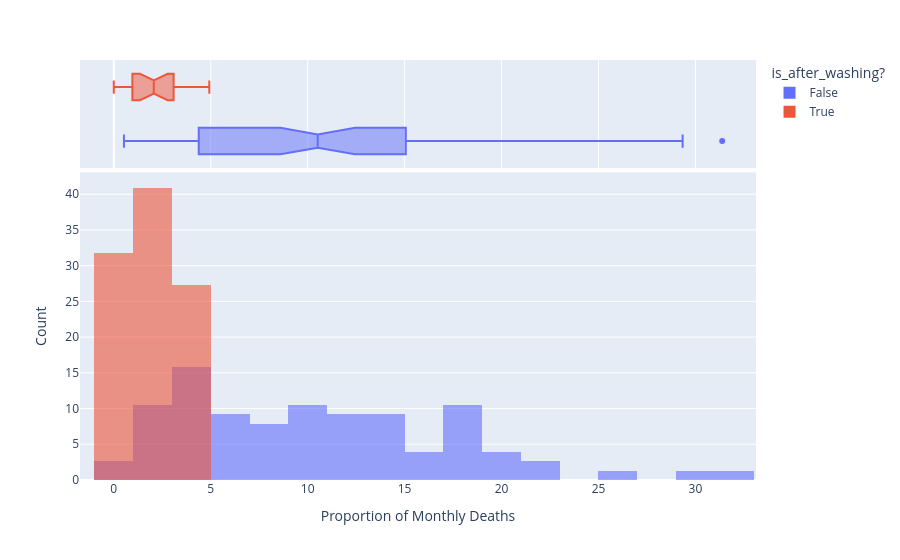

Write notebook code for a chart like this one.
### Markdown cell above
### Use Histograms to Visualise the Monthly Distribution of Outcomes

**Challenge**: Create a [plotly histogram](https://plotly.com/python/histograms/) to show the monthly percentage of deaths. 

* Use docs to check out the available parameters. Use the [`color` parameter](https://plotly.github.io/plotly.py-docs/generated/plotly.express.histogram.html) to display two overlapping histograms.
* The time period of handwashing is shorter than not handwashing. Change `histnorm` to `percent` to make the time periods comparable. 
* Make the histograms slighlty transparent
* Experiment with the number of bins on the histogram. Which number work well in communicating the range of outcomes?
* Just for fun, display your box plot on the top of the histogram using the `marginal` parameter.

### Code cell
hist = px.histogram(df_monthly, 
                   x='pct_deaths', 
                   color='is_after_washing?',
                   nbins=30,
                   opacity=0.6,
                   barmode='overlay',
                   histnorm='percent',
                   marginal='box',)

hist.update_layout(xaxis_title='Proportion of Monthly Deaths',
                   yaxis_title='Count',)

hist.show()

### Figure 1 — Plotly figure (JSON) as saved in the notebook; plotly's stock layout.template omitted (floating-point values rounded to 4 significant figures)
{"data": [{"bingroup": "x", "histnorm": "percent", "hovertemplate": "is_after_washing?=False<br>pct_deaths=%{x}<br>percent=%{y}<extra></extra>", "legendgroup": "False", "marker": {"color": "#636efa", "opacity": 0.6, "pattern": {"shape": ""}}, "name": "False", "nbinsx": 30, "orientation": "v", "showlegend": true, "type": "histogram", "x": [14.57, 7.531, 4.332, 1.569, 0.7843, 5.0, 8.421, 1.351, 1.878, 11.02, 22.55, 20.85, 12.22, 10.23, 10.74, 3.226, 6.593, 20.78, 25.46, 18.39, 29.34, 22.97, 31.38, 19.12, 15.97, 12.41, 11.93, 6.098, 4.082, 0.5236, 1.554, 2.262, 17.6, 7.143, 8.051, 15.16, 11.28, 17.03, 17.31, 5.833, 2.679, 4.369, 6.32, 1.224, 3.226, 11.02, 10.55, 7.591, 4.745, 4.452, 4.231, 4.392, 7.143, 6.122, 3.586, 10.55, 14.84, 10.94, 10.49, 13.39, 18.09, 15.43, 18.97, 13.44, 10.15, 13.1, 18.06, 14.39, 14.96, 10.77, 5.369, 3.215, 1.923, 3.607, 18.27, 12.24], "xaxis": "x", "yaxis": "y"}, {"hovertemplate": "is_after_washing?=False<br>pct_deaths=%{x}<extra></extra>", "legendgroup": "False", "marker": {"color": "#636efa"}, "name": "False", "notched": true, "showlegend": false, "type": "box", "x": [14.57, 7.531, 4.332, 1.569, 0.7843, 5.0, 8.421, 1.351, 1.878, 11.02, 22.55, 20.85, 12.22, 10.23, 10.74, 3.226, 6.593, 20.78, 25.46, 18.39, 29.34, 22.97, 31.38, 19.12, 15.97, 12.41, 11.93, 6.098, 4.082, 0.5236, 1.554, 2.262, 17.6, 7.143, 8.051, 15.16, 11.28, 17.03, 17.31, 5.833, 2.679, 4.369, 6.32, 1.224, 3.226, 11.02, 10.55, 7.591, 4.745, 4.452, 4.231, 4.392, 7.143, 6.122, 3.586, 10.55, 14.84, 10.94, 10.49, 13.39, 18.09, 15.43, 18.97, 13.44, 10.15, 13.1, 18.06, 14.39, 14.96, 10.77, 5.369, 3.215, 1.923, 3.607, 18.27, 12.24], "xaxis": "x2", "yaxis": "y2"}, {"bingroup": "x", "histnorm": "percent", "hovertemplate": "is_after_washing?=True<br>pct_deaths=%{x}<br>percent=%{y}<extra></extra>", "legendgroup": "True", "marker": {"color": "#EF553B", "opacity": 0.6, "pattern": {"shape": ""}}, "name": "True", "nbinsx": 30, "orientation": "v", "showlegend": true, "type": "histogram", "x": [2.239, 1.2, 1.894, 4.58, 3.957, 4.472, 2.93, 3.534, 0.6873, 0.0, 0.6557, 0.9585, 1.136, 0.3717, 0.0, 0.9615, 2.341, 2.903, 1.34, 2.233, 3.085, 4.926], "xaxis": "x", "yaxis": "y"}, {"hovertemplate": "is_after_washing?=True<br>pct_deaths=%{x}<extra></extra>", "legendgroup": "True", "marker": {"color": "#EF553B"}, "name": "True", "notched": true, "showlegend": false, "type": "box", "x": [2.239, 1.2, 1.894, 4.58, 3.957, 4.472, 2.93, 3.534, 0.6873, 0.0, 0.6557, 0.9585, 1.136, 0.3717, 0.0, 0.9615, 2.341, 2.903, 1.34, 2.233, 3.085, 4.926], "xaxis": "x2", "yaxis": "y2"}], "layout": {"barmode": "overlay", "legend": {"title": {"text": "is_after_washing?"}, "tracegroupgap": 0}, "margin": {"t": 60}, "xaxis": {"anchor": "y", "domain": [0, 1], "title": {"text": "Proportion of Monthly Deaths"}}, "xaxis2": {"anchor": "y2", "domain": [0, 1], "matches": "x", "showgrid": true, "showticklabels": false}, "yaxis": {"anchor": "x", "domain": [0, 0.7326], "title": {"text": "Count"}}, "yaxis2": {"anchor": "x2", "domain": [0.7426, 1], "matches": "y2", "showgrid": false, "showline": false, "showticklabels": false, "ticks": ""}}}
